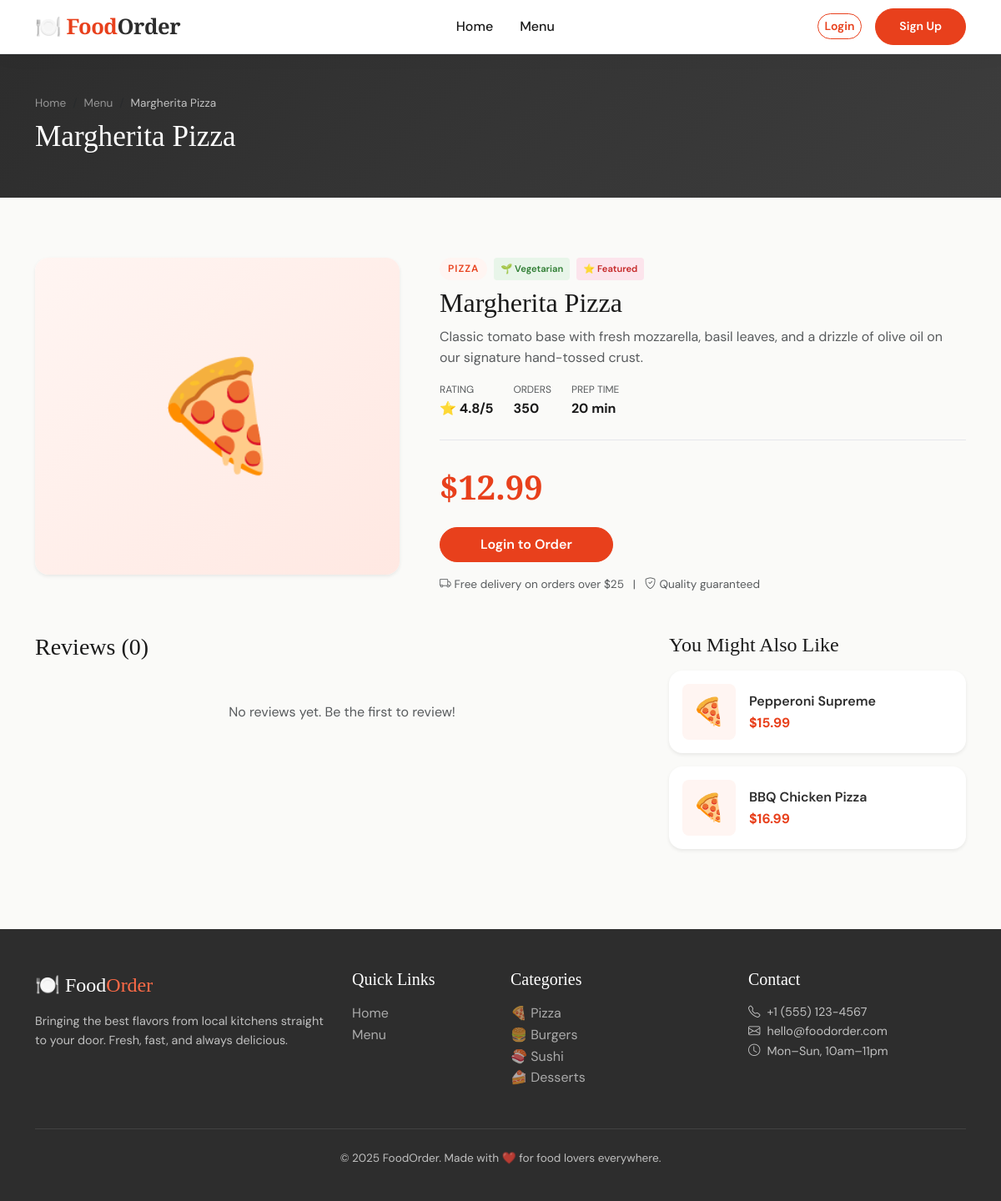
Page /menu/item/1/ on the committed database.
### restaurant/models.py (models this page shows, shortened)
class MenuItem(models.Model):
    category = models.ForeignKey(Category, on_delete=models.CASCADE, related_name='items')
    name = models.CharField(max_length=200)
    description = models.TextField()
    price = models.DecimalField(max_digits=8, decimal_places=2)
    image = models.ImageField(upload_to='menu_items/', blank=True, null=True)
    is_available = models.BooleanField(default=True)
    is_featured = models.BooleanField(default=False)
    is_vegetarian = models.BooleanField(default=False)
    is_spicy = models.BooleanField(default=False)
    preparation_time = models.IntegerField(default=15, help_text='Time in minutes')
    rating = models.DecimalField(max_digits=3, decimal_places=1, default=4.0)
    total_orders = models.IntegerField(default=0)
    created_at = models.DateTimeField(auto_now_add=True)
    updated_at = models.DateTimeField(auto_now=True)
    class Meta:
        ordering = ['-is_featured', 'name']

class Category(models.Model):
    name = models.CharField(max_length=100)
    slug = models.SlugField(unique=True)
    icon = models.CharField(max_length=50, default='🍽️')
    description = models.TextField(blank=True)
    created_at = models.DateTimeField(auto_now_add=True)
    class Meta:
        verbose_name_plural = 'Categories'
        ordering = ['name']

### restaurant/views.py (the view, shortened to what this page needs)
# urls.py: path('menu/item/<int:pk>/', views.item_detail, name='item_detail'),
def item_detail(request, pk):
    item = get_object_or_404(MenuItem, pk=pk, is_available=True)
    related_items = MenuItem.objects.filter(category=item.category, is_available=True).exclude(pk=pk)[:4]
    reviews = item.reviews.all()
    review_form = ReviewForm()
    context = {
        'item': item,
        'related_items': related_items,
        'reviews': reviews,
        'review_form': review_form,
    }
    return render(request, 'restaurant/item_detail.html', context)

### restaurant/context_processors.py (called while the page is built)
def cart_count(request):
    if request.user.is_authenticated:
        try:
            cart = Cart.objects.get(user=request.user)
            return {'cart_count': cart.total_items}
        except Cart.DoesNotExist:
            pass
    return {'cart_count': 0}

### templates/restaurant/item_detail.html (shortened to what this page needs)
{% extends 'base.html' %}
{% block content %}
<div class="page-header">
  <div class="container">
    <nav aria-label="breadcrumb">
      <ol class="breadcrumb mb-2" style="font-size: 0.85rem; opacity: 0.7;">
        <li class="breadcrumb-item"><a href="{% url 'home' %}" style="color: rgba(255,255,255,0.7);">Home</a></li>
        <li class="breadcrumb-item"><a href="{% url 'menu' %}" style="color: rgba(255,255,255,0.7);">Menu</a></li>
        <li class="breadcrumb-item active" style="color: white;">{{ item.name }}</li>
      </ol>
    </nav>
    <h1>{{ item.name }}</h1>
  </div>
</div>
<section class="section" style="padding-top: 2rem;">
  <div class="container">
    <div class="row g-5">
      <div class="col-lg-5">
        <div class="bg-white rounded-4 shadow-sm overflow-hidden">
          {% if item.image %}
          <img src="{{ item.image.url }}" alt="{{ item.name }}" class="w-100" style="height: 380px; object-fit: cover;">
          {% else %}
          <div style="height: 380px; background: linear-gradient(135deg, #fff5f2, #ffe8e2); display:flex; align-items:center; justify-content:center; font-size:8rem;">
            {{ item.category.icon }}
          </div>
          {% endif %}
        </div>
      </div>
      <div class="col-lg-7">
        <div class="d-flex gap-2 mb-2 flex-wrap">
          <span style="background: #fff5f2; color: var(--primary); font-size: 0.75rem; padding: 4px 10px; border-radius: 20px; font-weight: 600; text-transform: uppercase; letter-spacing: 1px;">
            {{ item.category.name }}
          </span>
          {% if item.is_vegetarian %}<span class="food-badge food-badge-veg">🌱 Vegetarian</span>{% endif %}
          {% if item.is_featured %}<span class="food-badge food-badge-popular">⭐ Featured</span>{% endif %}
        </div>
        <h2 style="font-family: var(--font-display); font-size: 2rem;">{{ item.name }}</h2>
        <p class="text-muted">{{ item.description }}</p>
        <div class="d-flex gap-4 my-3">
          <div>
            <div class="text-muted" style="font-size: 0.75rem;">RATING</div>
            <strong>⭐ {{ item.rating }}/5</strong>
          </div>
          <div>
            <div class="text-muted" style="font-size: 0.75rem;">ORDERS</div>
            <strong>{{ item.total_orders }}</strong>
          </div>
          <div>
            <div class="text-muted" style="font-size: 0.75rem;">PREP TIME</div>
            <strong>{{ item.preparation_time }} min</strong>
          </div>
        </div>
        <div class="divider"></div>
        <div style="font-size: 2.5rem; font-family: var(--font-display); font-weight: 700; color: var(--primary);">
          ${{ item.price }}
        </div>
        <div class="mt-3 d-flex gap-3 flex-wrap">
          {% if user.is_authenticated %}
          <button class="btn btn-primary rounded-pill px-5 py-2" data-add-to-cart="{{ item.id }}" style="font-size: 1rem;">
            <i class="bi bi-bag-plus me-2"></i>Add to Cart
          </button>
          <a href="{% url 'cart' %}" class="btn btn-outline-primary rounded-pill px-4 py-2">
            View Cart 🛒
          </a>
          {% else %}
          <a href="{% url 'login' %}?next={{ request.path }}" class="btn btn-primary rounded-pill px-5 py-2">
            Login to Order
          </a>
          {% endif %}
        </div>
        <div class="mt-3 text-muted" style="font-size: 0.85rem;">
          <i class="bi bi-truck me-1"></i>Free delivery on orders over $25
          &nbsp;&nbsp;|&nbsp;&nbsp;
          <i class="bi bi-shield-check me-1"></i>Quality guaranteed
        </div>
      </div>
    </div>
    <div class="row mt-5">
      <div class="col-lg-8">
        <h3 style="font-family: var(--font-display);" class="mb-4">Reviews ({{ reviews.count }})</h3>
        {% for review in reviews %}
        <div class="bg-white rounded-4 shadow-sm p-4 mb-3">
          <div class="d-flex justify-content-between align-items-start">
            <div>
              <strong>{{ review.user.get_full_name|default:review.user.username }}</strong>
              <div>{% for i in "12345" %}{% if forloop.counter <= review.rating %}⭐{% endif %}{% endfor %}</div>
            </div>
            <small class="text-muted">{{ review.created_at|date:"M j, Y" }}</small>
          </div>
          <p class="mt-2 mb-0">{{ review.comment }}</p>
        </div>
        {% empty %}
        <div class="text-muted text-center py-4">No reviews yet. Be the first to review!</div>
        {% endfor %}
      </div>
      <div class="col-lg-4">
        {% if related_items %}
        <h4 style="font-family: var(--font-display);" class="mb-3">You Might Also Like</h4>
        {% for rel in related_items %}
        <div class="bg-white rounded-4 shadow-sm p-3 mb-3 d-flex gap-3 align-items-center">
          <div style="font-size: 2rem; background: #fff5f2; border-radius: 8px; padding: 8px 12px; flex-shrink: 0;">
            {{ rel.category.icon }}
          </div>
          <div class="flex-1">
            <a href="{% url 'item_detail' rel.pk %}" style="text-decoration: none; color: var(--secondary); font-weight: 600;">{{ rel.name }}</a>
            <div class="text-primary fw-bold">${{ rel.price }}</div>
          </div>
        </div>
        {% endfor %}
        {% endif %}
      </div>
    </div>
  </div>
</section>
{% endblock %}

### templates/base.html (shortened to what this page needs)
{% load static %}
<!DOCTYPE html>
<html lang="en">
<head>
  <link href="https://cdn.jsdelivr.net/npm/bootstrap@5.3.2/dist/css/bootstrap.min.css" rel="stylesheet">
  <link href="https://cdn.jsdelivr.net/npm/bootstrap-icons@1.11.1/font/bootstrap-icons.css" rel="stylesheet">
  <link rel="stylesheet" href="{% static 'css/main.css' %}">
</head>
<body>
<nav class="navbar navbar-expand-lg">
  <div class="container">
    <a class="navbar-brand" href="{% url 'home' %}">
      🍽️ Food<span>Order</span>
    </a>
    <div class="collapse navbar-collapse" id="navMenu">
      <ul class="navbar-nav mx-auto">
        <li class="nav-item">
          <a class="nav-link {% if request.resolver_match.url_name == 'home' %}active{% endif %}" href="{% url 'home' %}">Home</a>
        </li>
        <li class="nav-item">
          <a class="nav-link {% if request.resolver_match.url_name == 'menu' %}active{% endif %}" href="{% url 'menu' %}">Menu</a>
        </li>
      </ul>
      <div class="d-flex align-items-center gap-3">
        {% if user.is_authenticated %}
          <a href="{% url 'cart' %}" class="position-relative cart-icon-link text-dark text-decoration-none">
            <i class="bi bi-bag fs-5"></i>
            <span class="cart-count cart-badge" style="display: {% if cart_count > 0 %}flex{% else %}none{% endif %}">
              {{ cart_count }}
            </span>
          </a>
          <div class="dropdown">
            <button class="btn btn-outline-primary btn-sm dropdown-toggle" data-bs-toggle="dropdown">
              <i class="bi bi-person-circle me-1"></i>{{ user.first_name|default:user.username }}
            </button>
            <ul class="dropdown-menu dropdown-menu-end shadow">
              <li><a class="dropdown-item" href="{% url 'profile' %}"><i class="bi bi-person me-2"></i>Profile</a></li>
              <li><a class="dropdown-item" href="{% url 'order_list' %}"><i class="bi bi-box me-2"></i>My Orders</a></li>
              <li><hr class="dropdown-divider"></li>
              <li><a class="dropdown-item text-danger" href="{% url 'logout' %}"><i class="bi bi-box-arrow-right me-2"></i>Logout</a></li>
            </ul>
          </div>
        {% else %}
          <a href="{% url 'login' %}" class="btn btn-outline-primary btn-sm">Login</a>
          <a href="{% url 'register' %}" class="btn btn-primary btn-sm">Sign Up</a>
        {% endif %}
      </div>
    </div>
  </div>
</nav>
<main>
  {% block content %}{% endblock %}
</main>
<footer>
  <div class="container">
    <div class="row g-4">
      <div class="col-md-4">
        <div class="footer-brand">🍽️ Food<span>Order</span></div>
        <p style="font-size: 0.9rem;">Bringing the best flavors from local kitchens straight to your door. Fresh, fast, and always delicious.</p>
      </div>
      <div class="col-md-2">
        <h5>Quick Links</h5>
        <ul class="list-unstyled">
          <li><a href="{% url 'home' %}">Home</a></li>
          <li><a href="{% url 'menu' %}">Menu</a></li>
        </ul>
      </div>
      <div class="col-md-3">
        <h5>Categories</h5>
        <ul class="list-unstyled">
          <li><a href="{% url 'menu' %}?category=pizza">🍕 Pizza</a></li>
          <li><a href="{% url 'menu' %}?category=burgers">🍔 Burgers</a></li>
          <li><a href="{% url 'menu' %}?category=sushi">🍣 Sushi</a></li>
          <li><a href="{% url 'menu' %}?category=desserts">🍰 Desserts</a></li>
        </ul>
      </div>
      <div class="col-md-3">
        <h5>Contact</h5>
        <p style="font-size: 0.9rem;">
          <i class="bi bi-telephone me-2"></i>+1 (555) 123-4567<br>
          <i class="bi bi-envelope me-2"></i>hello@foodorder.com<br>
          <i class="bi bi-clock me-2"></i>Mon–Sun, 10am–11pm
        </p>
      </div>
    </div>
    <div class="footer-bottom">
      <p>© 2025 FoodOrder. Made with ❤️ for food lovers everywhere.</p>
    </div>
  </div>
</footer>
</body>
</html>

### static/css/main.css (style rules this page uses)
:root { --primary: #E8401C; --primary-dark: #c0320f; --primary-light: #ff6b47; --secondary: #2D2D2D; --accent: #F5A623; --success: #27AE60; --danger: #E74C3C; --bg: #FAFAF8; --bg-card: #FFFFFF; --text: #1A1A1A; --text-muted: #6B7280; --border: #E5E7EB; --shadow: 0 4px 24px rgba(0,0,0,0.08); --shadow-hover: 0 12px 40px rgba(232,64,28,0.2); --radius: 16px; --radius-sm: 8px; --font-display: 'Playfair Display', Georgia, serif; --font-body: 'DM Sans', system-ui, sans-serif; }
*, *::before, *::after { box-sizing: border-box; margin: 0; padding: 0; }
html { scroll-behavior: smooth; }
body { font-family: var(--font-body); background: var(--bg); color: var(--text); line-height: 1.6; overflow-x: hidden; }
h1, h2, h3, .display { font-family: var(--font-display); }
a { color: var(--primary); text-decoration: none; transition: color 0.2s; }
.navbar { background: rgba(255,255,255,0.95); backdrop-filter: blur(12px); border-bottom: 1px solid var(--border); padding: 0; position: sticky; top: 0; z-index: 1000; box-shadow: 0 2px 20px rgba(0,0,0,0.06); }
.navbar-brand { font-family: var(--font-display); font-size: 1.6rem; font-weight: 700; color: var(--primary) !important; letter-spacing: -0.5px; }
.navbar-brand span { color: var(--secondary); }
.nav-link { font-weight: 500; color: var(--text) !important; padding: 1.2rem 1rem !important; position: relative; transition: color 0.2s; }
.nav-link::after { content: ''; position: absolute; bottom: 0; left: 50%; transform: translateX(-50%); width: 0; height: 2px; background: var(--primary); transition: width 0.3s; }
.btn-primary { background: var(--primary); border-color: var(--primary); font-weight: 600; border-radius: 50px; padding: 0.65rem 1.75rem; transition: all 0.3s; font-family: var(--font-body); }
.btn-outline-primary { border-color: var(--primary); color: var(--primary); font-weight: 600; border-radius: 50px; transition: all 0.3s; }
.food-badge { display: inline-flex; align-items: center; gap: 3px; font-size: 0.7rem; font-weight: 600; padding: 3px 8px; border-radius: 4px; }
.food-badge-veg { background: #e8f5e9; color: #2e7d32; }
.food-badge-popular { background: #fce4ec; color: #c62828; }
.section { padding: 5rem 0; }
footer { background: var(--secondary); color: rgba(255,255,255,0.7); padding: 3rem 0 1.5rem; }
footer h5 { font-family: var(--font-display); color: white; margin-bottom: 1rem; }
footer a { color: rgba(255,255,255,0.6); transition: color 0.2s; }
.footer-brand { font-family: var(--font-display); font-size: 1.5rem; color: white; margin-bottom: 0.75rem; }
.footer-brand span { color: var(--primary-light); }
.footer-bottom { border-top: 1px solid rgba(255,255,255,0.1); padding-top: 1.5rem; margin-top: 2rem; font-size: 0.85rem; text-align: center; }
.divider { height: 1px; background: var(--border); margin: 1.5rem 0; }
.text-primary { color: var(--primary) !important; }
.page-header { background: linear-gradient(135deg, var(--secondary) 0%, #3d3d3d 100%); padding: 3rem 0; color: white; margin-bottom: 2.5rem; }
.page-header h1 { font-family: var(--font-display); font-size: 2.2rem; margin-bottom: 0.25rem; }

### rows in the picture
MenuItem: name "Margherita Pizza", category.icon "🍕", category.name "PIZZA", description "Classic tomato base with fresh mozzarella, basil leaves, and a drizzle of olive oil on our signature hand-tossed crust.", rating "4.8", total_orders "350", preparation_time "20", price "12.99", count "0"
MenuItem: category.icon "🍕", name "Pepperoni Supreme", price "15.99"
MenuItem: category.icon "🍕", name "BBQ Chicken Pizza", price "16.99"
